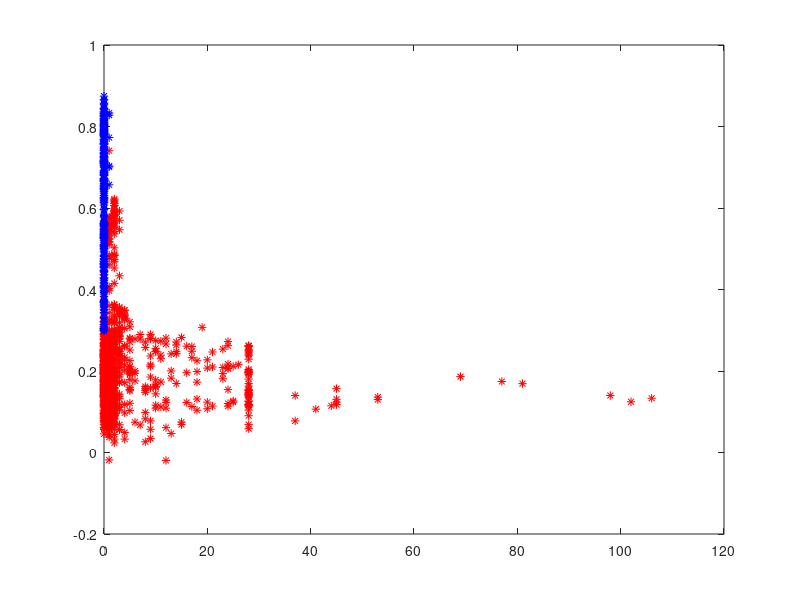

This figure's MATLAB source: (Note: this script raises an error after producing the figure.)

% training Bubble Existance Classifier using SVM - HAND LABEL (but uses result from 
% BubbleExistanceClassifier1) - MORE DATA - AS WE USES ALL FRAMES




load('Ea_training_data2.mat');

labeled_total_acc_bub_list_training;

% label = 0 + all false negative (hand label - from labeled_total_acc_bub_list)
false_negative_label = [0,1,2,3,4,5,7,8,12,13,14,15,16,17,...
    18,19,20,21,22,23,24,25,32,38,56,59,60,63,68,73,220,263,311,312,322,329]; 


for i = 1:length(labeled_total_acc_bub_list_training)
    b = labeled_total_acc_bub_list_training{i};
    % find all the wrong
    is_notCorrect = sum(b.label == false_negative_label); % 1 or 0 
    
    if is_notCorrect
        b.isCorrect = -1; 
    else
        b.isCorrect = 1;
    end
    labeled_total_acc_bub_list_training{i} = b;
end





len = length(labeled_total_acc_bub_list_training);

% 1.4 Put parameters and labels into vectors (like vlfeat's tutorial)
X = zeros(2,len); % try  avg_intensity and ncc first
Y = zeros(1,len); 

for i = 1:len
    X(1,i) = labeled_total_acc_bub_list_training{i}.avg_intensity; % X(1,i) = avg_intensity
    X(2,i) = labeled_total_acc_bub_list_training{i}.max_ncc_val; % X(2,i) = max_ncc_val
    Y(1,i) = labeled_total_acc_bub_list_training{i}.isCorrect;
end

Xp = X(:,Y==1);
Xn = X(:,Y==-1);

figure
plot(Xn(1,:),Xn(2,:),'*r')
%scatter3(Xn(1,:),Xn(2,:),Xn(3,:),'*r')
hold on
plot(Xp(1,:),Xp(2,:),'*b')
%scatter3(Xp(1,:),Xp(2,:),Xp(3,:),'*b')
axis normal ;


% 1.5 Train SVM
lambda = 0.001 ; % Regularization parameter
maxIter = 1000 ; % Maximum number of iterations

[Wa, Ba, info] = vl_svmtrain(X, Y, lambda, 'MaxNumIterations', maxIter);


% % Visualisation
% 2 param
eq = [num2str(Wa(1)) '*x+' num2str(Wa(2)) '*y+' num2str(Ba)];
line = ezplot(eq, [-2 2 -2 2]);
set(line, 'Color', [0 0.8 0],'linewidth', 2);


% visualising the application of Wa and Ba to the data
% figure;
% Xn; 
% res_n = zeros(1,length(Xn));
% for i = 1:length(res_n)
%     res_n(1,i) = dot(Wa,Xn(:,i)) + Ba;
% end
% res_n = sort(res_n);
% plot(res_n,'*r'); hold on;
% 
% Xp; 
% res_p = zeros(1,length(Xp));
% for i = 1:length(res_p)
%     res_p(1,i) = dot(Wa,Xp(:,i)) + Ba;
% end
% res_p = sort(res_p);
% plot(res_p,'*b');

% k = 1;
% 
% for i = 1:length(labeled_total_acc_bub_list_training)
%     b = labeled_total_acc_bub_list_training{i};
%     if b.isCorrect
%         subplot(20,20,k);
%         k = k+1;
%         imshow(b.bub_patch);
%     end
% 
% end


% >> THIS PART SHOWS WHY HIGH AVG INTENSITY MEANS FALSE DETECTION <<
% figure(2); title('bubbles with avg_intensity >= 10');
% 
% k = 1;
% for i = 100:length(labeled_total_acc_bub_list_training)
%     b = labeled_total_acc_bub_list_training{i};
%     if b.avg_intensity >= 20
%         subplot(10,10,k); k = k+1; imshow(b.bub_patch);
%     end
% end

